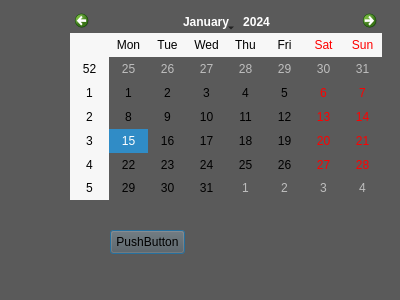
<?xml version="1.0" encoding="UTF-8"?>
<ui version="4.0">
 <class>AddAbsence</class>
 <widget class="QDialog" name="AddAbsence">
  <property name="geometry">
   <rect>
    <x>0</x>
    <y>0</y>
    <width>400</width>
    <height>300</height>
   </rect>
  </property>
  <property name="windowTitle">
   <string>Dialog</string>
  </property>
  <property name="styleSheet">
   <string notr="true">background-color: rgb(90, 90, 90);</string>
  </property>
  <widget class="QCalendarWidget" name="calendarWidget">
   <property name="geometry">
    <rect>
     <x>70</x>
     <y>10</y>
     <width>312</width>
     <height>190</height>
    </rect>
   </property>
  </widget>
  <widget class="QPushButton" name="pushButton1">
   <property name="geometry">
    <rect>
     <x>110</x>
     <y>230</y>
     <width>75</width>
     <height>24</height>
    </rect>
   </property>
   <property name="text">
    <string>PushButton</string>
   </property>
  </widget>
 </widget>
 <resources/>
 <connections/>
</ui>
